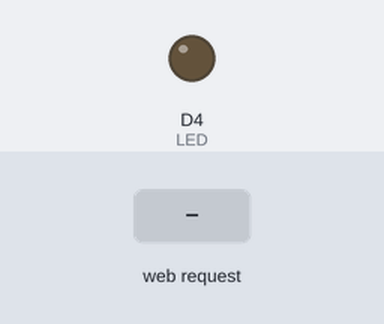
The sketch below on a simulated ESP8266 (NodeMCU). On the bench: output pins drawn as LEDs (lit = HIGH). Inputs (shaded band) come from the test bench. What the sketch prints to the serial monitor is not drawn.

Above: at 1.2 s.
1.3 s: HTTP request GET /ledoff received
At 2.0 s:
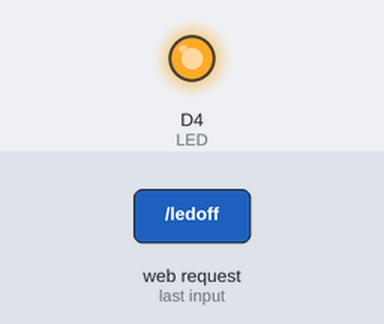
2.8 s: HTTP request GET /ledon received
At 3.2 s:
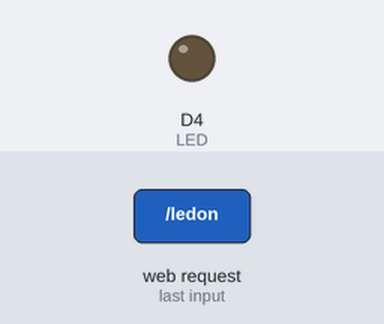
Timing chart, 0 to 5.8 s (numbered marks = the images above; inputs shaded):
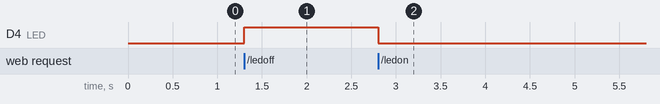

The sketch:

nodemcu-withWebServerHeader-update.ino
```cpp
#include <ESP8266WiFi.h>
#include <ESP8266WebServer.h>
#define username "nodemcu"
#define password "abc123456"
#define LED D4
#define IB_LED D4

ESP8266WebServer server(80);
bool led_status = false;

void handleRoot () {
    String data;
    data = "<!DOCTYPE html>"
        "<html lang='en' dir='ltr'>"
        "<head>"
        "<meta charset='utf-8'>"
        "<title>ESP8266 LED program (async)</title>"
        "</head>"
        "<body>"
        "<h1>Turn On/Off LED using below program</h1>"
        "<button id='on' type='button'>Click-ON</button>"
        "<button id='off' type='button'>Click-OFF</button>"
        ""
        "<script type='text/javascript'>"
        "document.addEventListener('DOMContentLoaded', () => {"
        "const on = document.getElementById('on');"
        "const off = document.getElementById('off');"
        ""
        "on.addEventListener('click', (e) => {"
        "e.preventDefault();"
        "fetch('/ledon', (res) => {"
        "console.log(res.json());"
        "});"
        "});"
        ""
        "off.addEventListener('click', (e) => {"
        "e.preventDefault();"
        "fetch('/ledoff', (res) => {"
        "console.log(res.json());"
        "});"
        "});"
        "});"
        "</script>"
        "</body>"
        "</html>";
    server.send(200, "text/html", data);
}

void handleLEDon () {
    digitalWrite(LED, LOW);
    led_status = true;
    String s = led_status ? "ON" : "OFF";

    String data;
    data = "<DOCTYPE html>"
           "<html>"
           "<head><title>ESP Webserver.h</title></head>"
           "<body>"
           "<h1>ESP with WebServer.h library</h1>"
           "<p>LED IS ON</p>"
           "</body>"
           "</html>";

    server.send(200, "text/html", data);
}

void handleLEDoff () {
    digitalWrite(LED, HIGH);
    led_status = false;
    String s = led_status ? "ON" : "OFF";

    String data;
    data = "<DOCTYPE html>"
           "<html>"
           "<head><title>ESP Webserver.h</title></head>"
           "<body>"
           "<h1>ESP with WebServer.h library</h1>"
           "<p>LED IS OFF</p>"
           "</body>"
           "</html>";
    server.send(200, "text/html", data);
}

void setup() {
    Serial.begin(9600);
    WiFi.softAP(username, password);
    // WiFi.softAPConfig(local_ip, gateway, subnet);
    Serial.print("\nYOUR IP: ");
    Serial.print(WiFi.softAPIP());
    Serial.println();
    pinMode(LED, LOW);

    server.on("/", handleRoot);
    server.on("/ledon", handleLEDon);
    server.on("/ledoff", handleLEDoff);
    server.begin();
    Serial.println("Server started!");
    pinMode(IB_LED, OUTPUT);
    digitalWrite(IB_LED, LOW);
}

void loop() {
    server.handleClient();
}
```

Measured:
- after the input at 1.3 s, D4 (LED): LOW → HIGH at once
- after the input at 2.8 s, D4 (LED): HIGH → LOW at once
